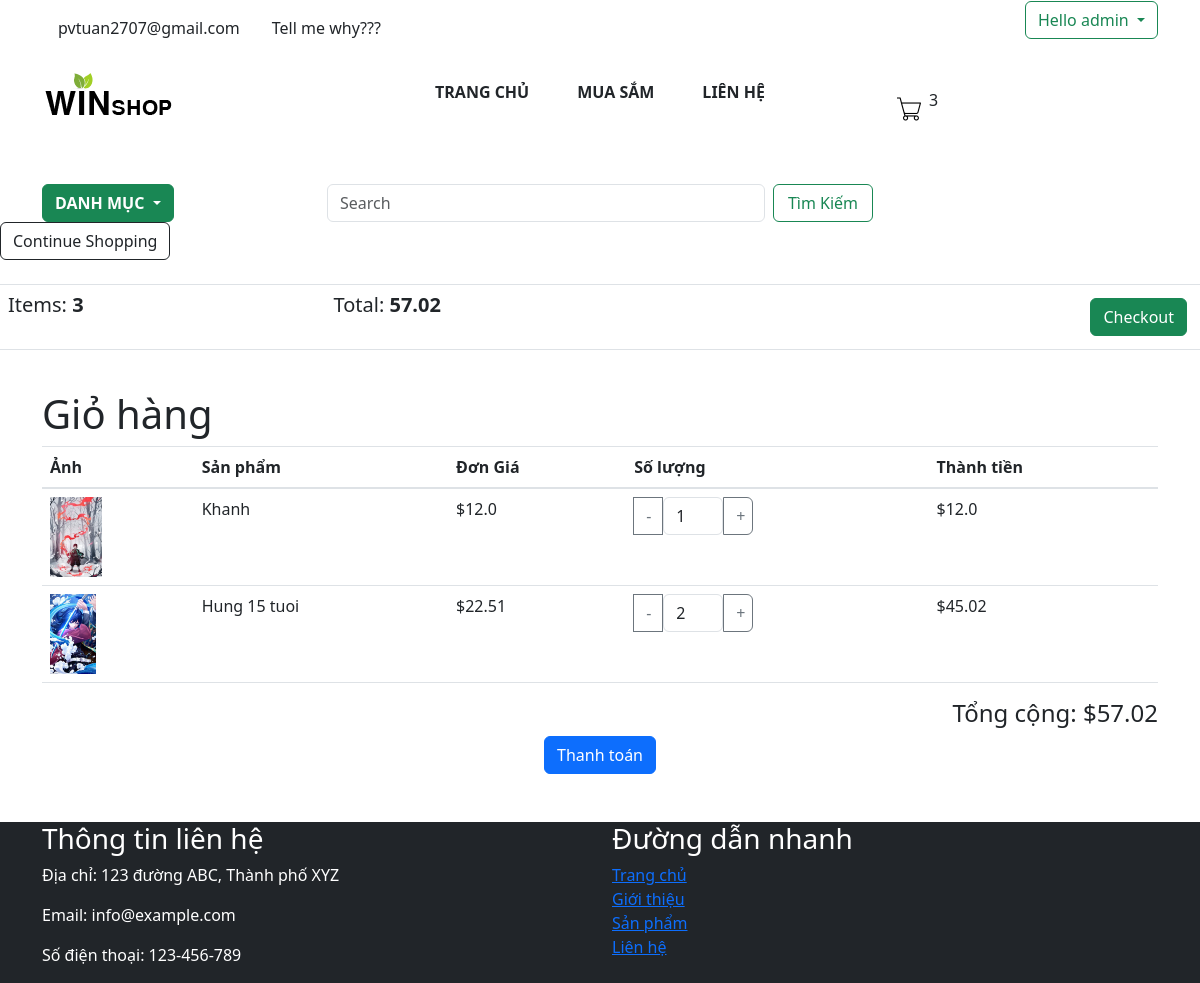
The app's page /cart/ (signed in), older data.
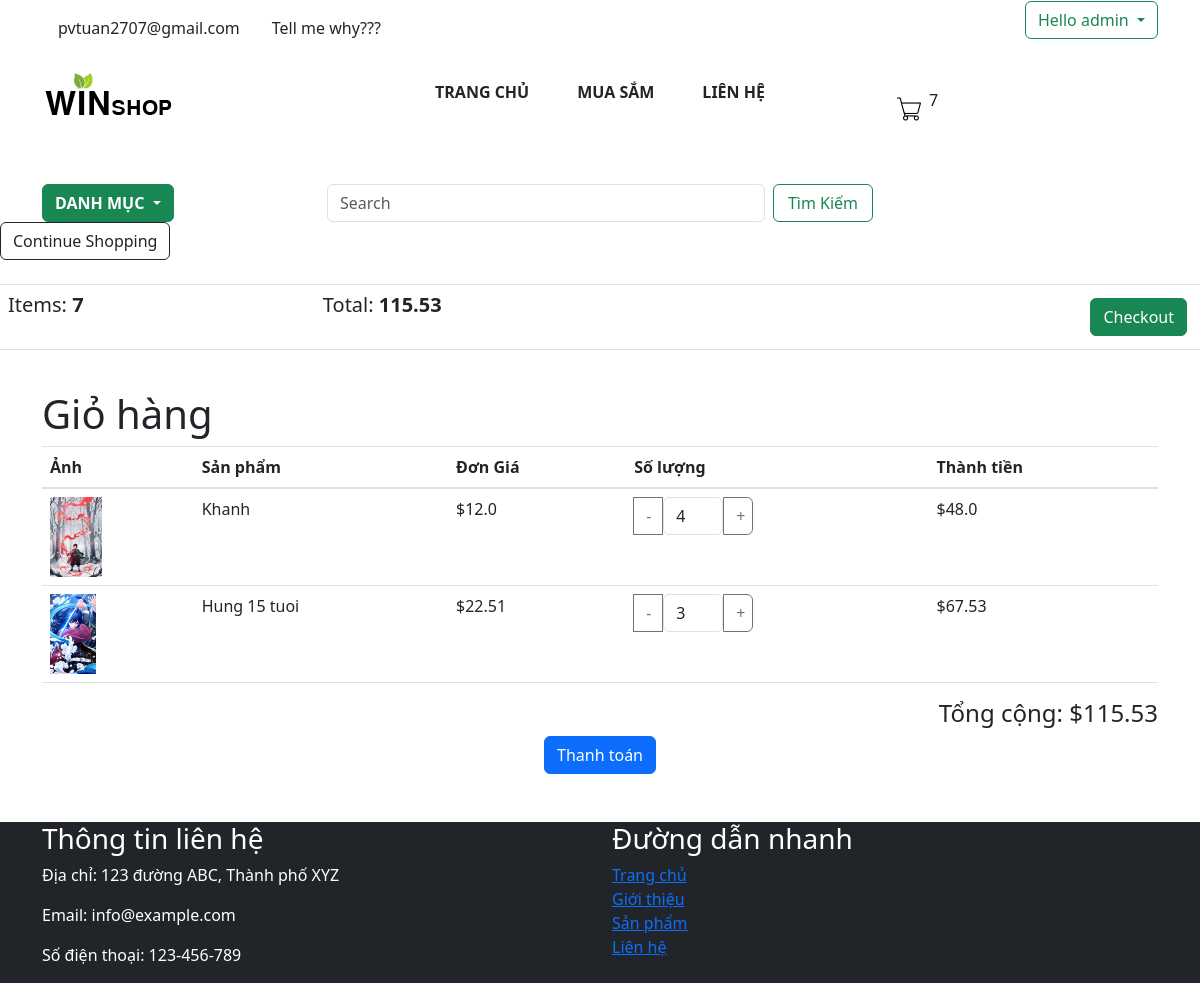
The same page, newer data.
### app/models.py (models this page shows, shortened)
class Order(models.Model):
    customer = models.ForeignKey(User, on_delete=models.SET_NULL, null=True, blank=True)
    date_order = models.DateTimeField(auto_now_add=True)
    complete = models.BooleanField(default=False, null=True, blank=False)
    transaction_id = models.CharField(max_length=200, null=True)
    @property
    def get_cart_item(self):
        orderitems = self.orderitem_set.all()
        total = sum([item.quantity for item in orderitems])
        return total
    @property
    def get_cart_total(self):
        orderitems = self.orderitem_set.all()
        total = sum([item.get_total for item in orderitems])
        return total

class OrderItem(models.Model):
    product = models.ForeignKey(Product, on_delete=models.SET_NULL, null=True, blank=True)
    order = models.ForeignKey(Order, on_delete=models.SET_NULL, null=True, blank=True)
    quantity = models.IntegerField(default=0, null=True, blank=True)
    date_added = models.DateTimeField(auto_now_add=True)
    @property
    def get_total(self):
        total = self.product.price * self.quantity
        return total

class Product(models.Model):
    name = models.CharField(max_length=200, null=True)
    category = models.ManyToManyField(Category, related_name='product_category')
    price = models.FloatField()
    describe = models.CharField(max_length=300, null=True)
    digital = models.BooleanField(default=False, null=True, blank=False)
    image = models.ImageField(null=True, blank=True)
    @property
    def ImageURL(self):
        try:
            url = self.image.url
        except:
            url = ''
        return url

### app/views.py (the view)
# urls.py: path('cart/', views.cart, name="cart"),
def cart(request):
    if request.user.is_authenticated:
        customer = request.user
        order, created = Order.objects.get_or_create(customer=customer, complete=False)
        items = order.orderitem_set.all()
        user_not_login = "hidden"
        user_login = "show"
        for item in items:
            item.total = item.product.price * item.quantity
    else:
        order = None
        items = []
        user_not_login = "show"
        user_login = "hidden"
    categories = Category.objects.filter(is_sub=False)  # lay cac damh muc lon
    context = {'items': items, 'order': order, 'user_login': user_login, 'user_not_login': user_not_login, 'categories':categories}
    return render(request, 'app/cart.html', context)

### app/templates/app/cart.html
{% extends 'app/base.html' %}
{% load static %}
{% block cart_content %}
<div class="row">
	<div class="col-lg-12">
		<div class="box-element">
			<a  class="btn btn-outline-dark" href="{% url 'home' %}"> Continue Shopping</a>
			<br>
			<br>
			<table class="table">
				<tr>
					<th><h5>Items: <strong>{{order.get_cart_item}}</strong></h5></th>
					<th><h5>Total:<strong> {{order.get_cart_total}}</strong></h5></th>
					<th>
						<a  style="float:right; margin:5px;" class="btn btn-success" href="{% url 'checkout' %}">Checkout</a>
					</th>
				</tr>
			</table>
		</div>
		<br>
		<div class="container">
			<h1>Giỏ hàng</h1>
			<table class="table">
			  <thead>
				<tr>
				  <th>Ảnh</th>
				  <th>Sản phẩm</th>
                  <th>Đơn Giá</th>
				  <th>Số lượng</th>
				  <th>Thành tiền</th>
				</tr>
			  </thead>
			  <tbody>
				{% for item in items %}
				<tr>
				  <td> <img style="height: 80px; width: auto;" src="{{item.product.ImageURL}}"/> </td>
				  <td>{{item.product.name}}</td>
                  <td>${{item.product.price}}</td>
				  <td>
					<div class="input-group">
						<div class="input-group-append">
						  <button data-product={{item.product.id}} data-action="remove" style="width:30px;" class="btn btn-outline-secondary update-btn" type="button">-</button>
						  <input style="width:60px;" type="number" class="form-control" value="{{item.quantity}}" min="1">
						  <button data-product={{item.product.id}} data-action="add"  style="width:30px;" class="btn btn-outline-secondary update-btn" type="button">+</button>
						</div>
					  </div>
				  </td>
				  <td>${{ item.total }}</td>
				</tr>
				{% endfor %}
			  </tbody>
			</table>
			<div class="text-right">
			  <h4>Tổng cộng: ${{order.get_cart_total}}</h4>
			</div>
			<div class="text-center">
			  <button class="btn btn-primary">Thanh toán</button>
			</div>
		  </div>
	</div>
</div>
{% endblock cart_content %}

### app/templates/app/base.html (shortened to what this page needs)
{% load static %}
<!DOCTYPE html>
<html>
    <head>
        <link rel="stylesheet" href="{%static 'app/css/style.css' %}">
        <link rel="stylesheet" href="{%static 'app/css/all.min.css' %}">
        <link rel="stylesheet" href="{%static 'app/css/owl.carousel.css' %}">
        <link rel="stylesheet" href="{%static 'app/css/bootstrap.min.css' %}">
        <link rel="stylesheet" href="https://stackpath.bootstrapcdn.com/bootstrap/4.5.2/css/bootstrap.min.css">
        <link rel="stylesheet" href="https://maxcdn.bootstrapcdn.com/bootstrap/4.5.2/css/bootstrap.min.css">
        <link href="https://cdn.jsdelivr.net/npm/bootstrap@5.3.0/dist/css/bootstrap.min.css" rel="stylesheet">
    </head>
    <body>
        <div class="container">
            <div class="row align-items-center">
                <div class="col-8">
                <ul class="d-flex list-unstyled">
                    <li class="m-3">pvtuan2707@gmail.com</li>
                    <li class="m-3">Tell me why???</li>
                </ul>
            </div>
            <div class="col-4 align-items-center">
                <div class="dropdown justify-content-sm-end">
                    <a  class="btn btn-outline-success dropdown-toggle float-right"
                             type="button" id="dropdownMenuButton" data-bs-toggle="dropdown" aria-haspopup="true"
                             aria-expanded="false" style="visibility: {{ user_login }}">
                        Hello {{request.user}}
                    </a>
                    <ul class="navbar d-flex list-unstyled ">
                    </ul>
                </div>
            </div>
            <div class="container">
                <div class="row">
                    <div class="col-md-3">
                        <a href="{% url 'home' %}"><img src="{% static 'app/images/logo.png'%}" alt="Logo"></a>
                    </div>
                    <div class="col-md-6">
                        <div class="d-flex justify-content-center">
                            <a class="nav-link m-lg-2 pl-3 pr-3 font-weight-bold" href="{% url 'home' %}">TRANG CHỦ</a>
                            <a class="nav-link m-lg-2 pl-3 pr-3 font-weight-bold" href="{% url 'home' %}">MUA SẮM</a>
                            <a class="nav-link m-lg-2 pl-3 pr-3 font-weight-bold" href="#">LIÊN HỆ</a>
                        </div>
                    </div>
                    <div class="col-md-3">
                        <ul class="navbar list-inline justify-content-lg-start">
                            <li class="nav-item d-flex">
                            <a class="nav-link" href="{% url 'cart' %}">
                              <img  src="{% static 'app/images/shopping-cart.png'%}" width="24" height="24"/>
                            </a>
                        </li>
                            <p class="p-2"> {{order.get_cart_item}}</p>
                        </ul>
                    </div>
                </div>
            </div>
        <div class="container mt-4">
            <div class="row">
                <div class="col-md-3">
                    <div class="dropdown">
                        <button class="btn btn-success dropdown-toggle font-weight-bold" type="button" id="dropdownMenuButton" data-bs-toggle="dropdown" aria-haspopup="true" aria-expanded="false">
                            DANH MỤC
                        </button>
                    </div>
                </div>
                <div class="col-md-6">
                    <form class="d-flex">
                        <input class="form-control me-2" type="search" placeholder="Search" aria-label="Search">
                        <button style="min-width: 100px" class="btn btn-outline-success" type="submit">Tìm Kiếm</button>
                    </form>
                </div>
            </div>
        </div>
            </div>
        </div>
          {% block cart_content %}{% endblock cart_content %}
          <footer class="footer bg-dark text-white mt-5">
            <div class="container">
              <div class="row">
                <div class="col-md-6">
                  <h3>Thông tin liên hệ</h3>
                  <p>Địa chỉ: 123 đường ABC, Thành phố XYZ</p>
                  <p>Email: info@example.com</p>
                  <p>Số điện thoại: 123-456-789</p>
                </div>
                <div class="col-md-6">
                  <h3>Đường dẫn nhanh</h3>
                  <ul class="list-unstyled">
                    <li><a href="#">Trang chủ</a></li>
                    <li><a href="#">Giới thiệu</a></li>
                    <li><a href="#">Sản phẩm</a></li>
                    <li><a href="#">Liên hệ</a></li>
                  </ul>
                </div>
              </div>
            </div>
          </footer>
    </body>
</html>

Row changes from the older to the newer data that the page shows:
changed through a linked row, Order: get_cart_item "3" → "7"; get_cart_total "57.02" → "115.53"
changed OrderItem "Khanh": quantity "1" → "4"; total "12.0" → "48.0"
changed OrderItem "Hung 15 tuoi": quantity "2" → "3"; total "45.02" → "67.53"
